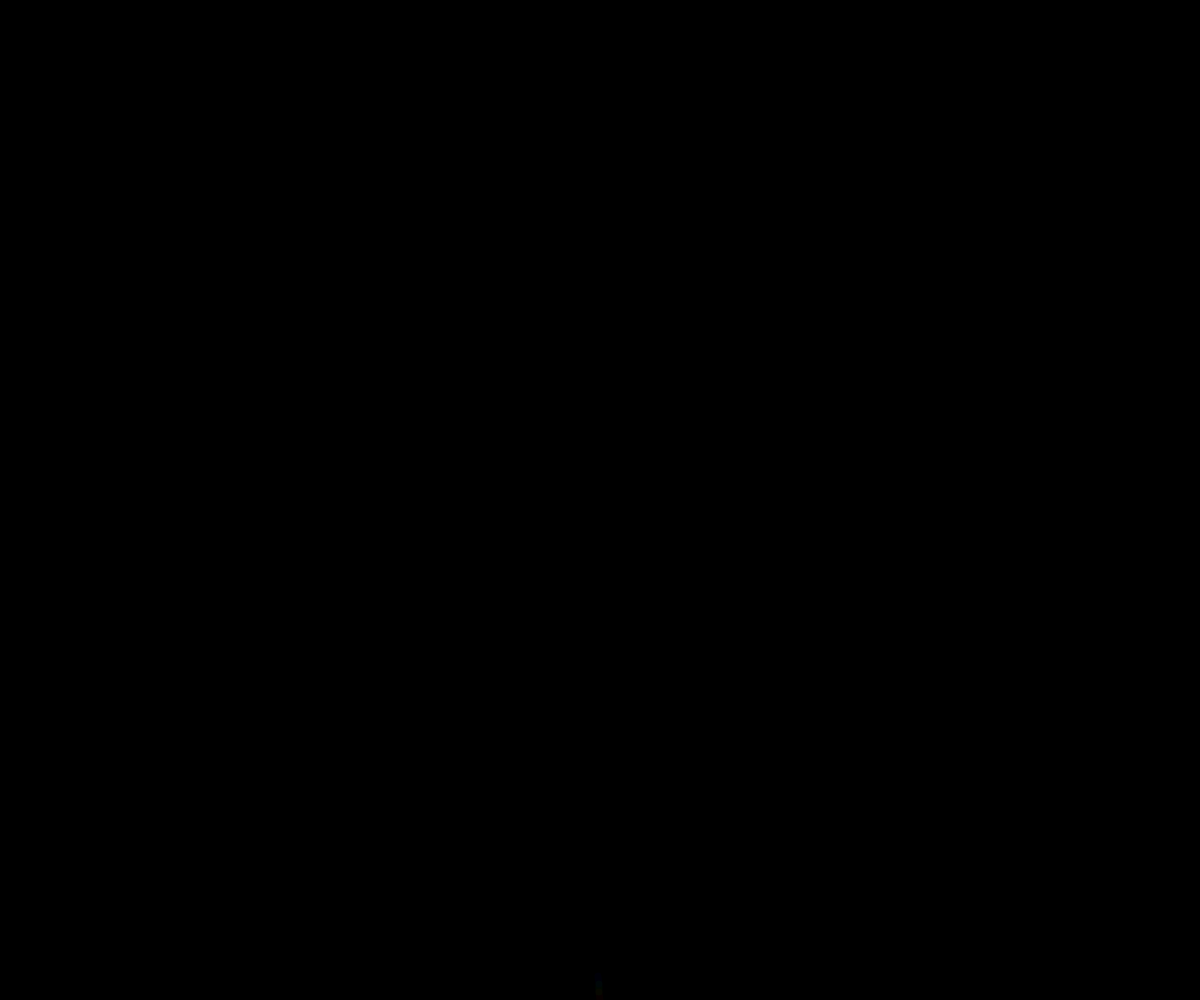
Frame 1 (no input)
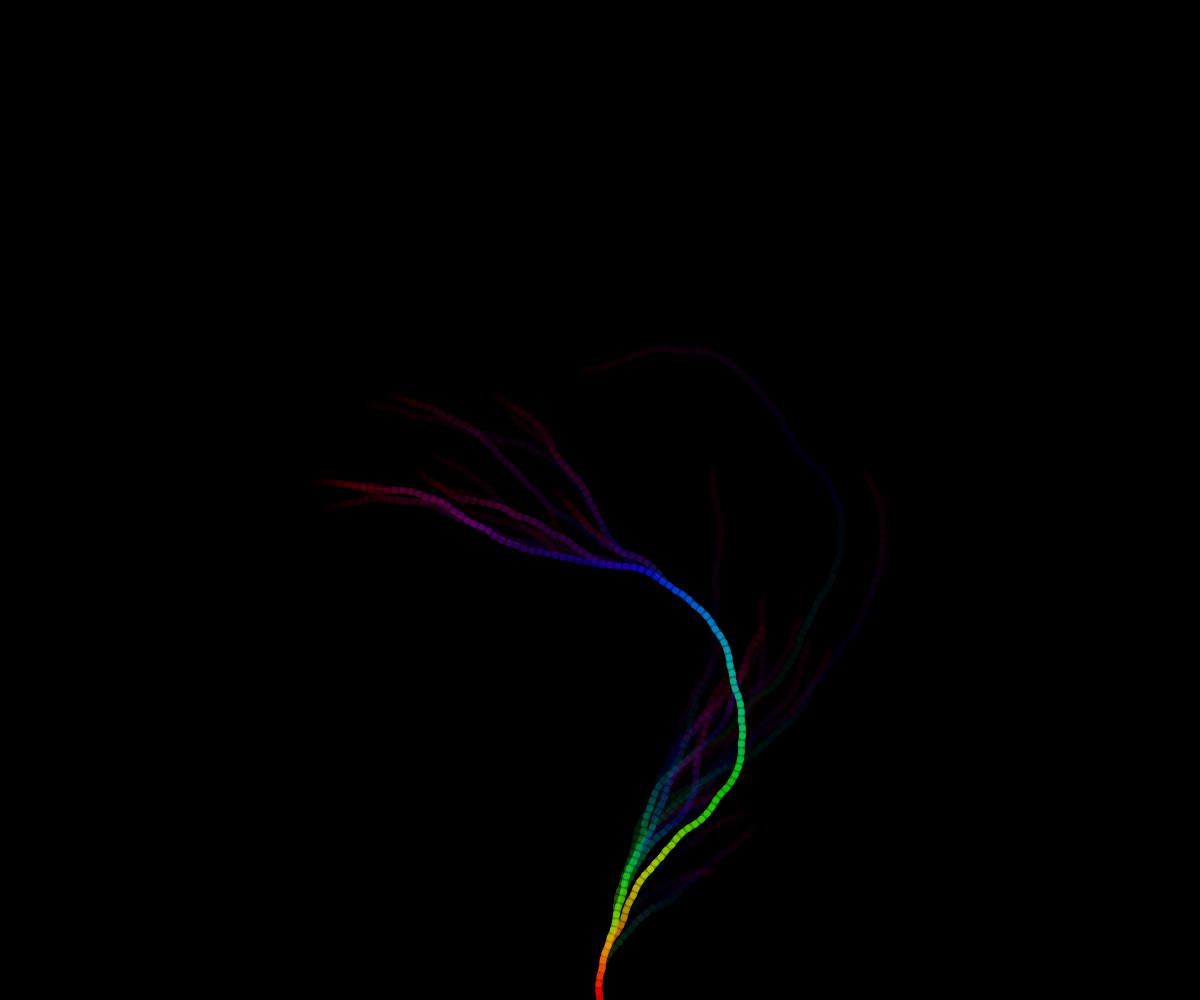
Frame 60 (no input)
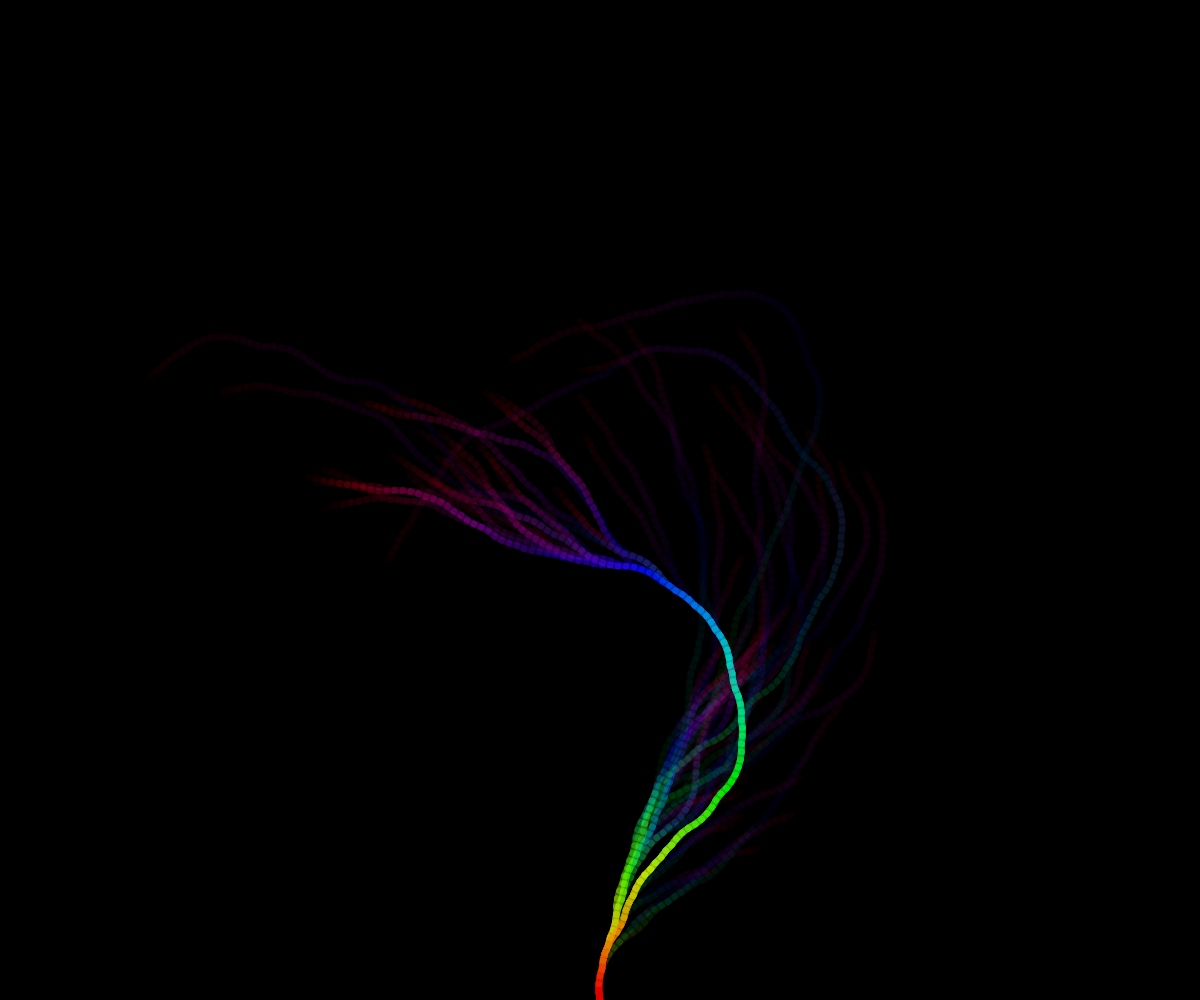
Frame 120 (the mouse pressed at the canvas centre since frame 60)

The p5.js sketch that drew these frames (run headless with seeded random() and noise() and a simulated clock; from frame 60 on, the mouse is pressed at the canvas centre):

// p5.js sketch
// ── sketch.js
let start = 1;
let reset = start;
let angle = 0.13; // changed from 0.15
let inc = 300;
let len;
let sw;

function setup() {
  createCanvas(innerWidth, innerHeight);
  background(0);
  colorMode(HSB, 1, 1, 1, 1);

  let minDimension = min(width, height);

  sw = map(minDimension, 300, 1000, 2, 7);
  strokeWeight(sw);

  len = map(minDimension, 300, 1000, 3, 8);
}

function draw() {
  let sequence = [];
  let n = start;
  do {
    sequence.push(n);
    n = collatz(n);
  } while (n != 1);
  sequence.push(1);
  sequence.reverse();

  resetMatrix();
  translate(width / 2, height);
  for (let j = 0; j < sequence.length; j++) {
    let value = sequence[j];
    if (value % 2 == 0) {
      rotate(angle);
    } else {
      rotate(-angle);
    }
    stroke(j / sequence.length, 1, 1, 0.03);
    line(0, 0, 0, -len);
    translate(0, -len);
  }
  start += inc;

  if (start > 50000) {
    reset++;
    start = reset;
  }
}

function collatz(n) {
  if (n % 2 == 0) {
    return n / 2;
  } else {
    return (3 * n + 1) / 2;
  }
}
